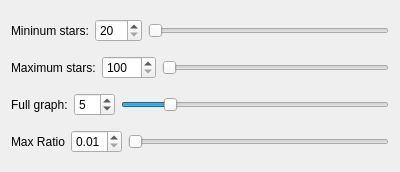
<?xml version="1.0" encoding="UTF-8"?>
<ui version="4.0">
 <class>StarRegister</class>
 <widget class="QWidget" name="StarRegister">
  <property name="geometry">
   <rect>
    <x>0</x>
    <y>0</y>
    <width>400</width>
    <height>172</height>
   </rect>
  </property>
  <property name="sizePolicy">
   <sizepolicy hsizetype="Minimum" vsizetype="Minimum">
    <horstretch>0</horstretch>
    <verstretch>0</verstretch>
   </sizepolicy>
  </property>
  <property name="windowTitle">
   <string>Frame</string>
  </property>
  <property name="title" stdset="0">
   <string>Exponential</string>
  </property>
  <property name="checkable" stdset="0">
   <bool>true</bool>
  </property>
  <layout class="QVBoxLayout" name="verticalLayout">
   <item>
    <layout class="QHBoxLayout" name="horizontalLayout_2">
     <item>
      <widget class="QLabel" name="label_3">
       <property name="text">
        <string>Mininum stars:</string>
       </property>
      </widget>
     </item>
     <item>
      <widget class="QDoubleSpinBox" name="minStars">
       <property name="decimals">
        <number>0</number>
       </property>
       <property name="minimum">
        <double>20.000000000000000</double>
       </property>
       <property name="maximum">
        <double>500.000000000000000</double>
       </property>
       <property name="singleStep">
        <double>1.000000000000000</double>
       </property>
       <property name="value">
        <double>20.000000000000000</double>
       </property>
      </widget>
     </item>
     <item>
      <widget class="QSlider" name="minStarsSlider">
       <property name="minimum">
        <number>20</number>
       </property>
       <property name="maximum">
        <number>500</number>
       </property>
       <property name="value">
        <number>20</number>
       </property>
       <property name="orientation">
        <enum>Qt::Horizontal</enum>
       </property>
      </widget>
     </item>
    </layout>
   </item>
   <item>
    <layout class="QHBoxLayout" name="horizontalLayout_3">
     <item>
      <widget class="QLabel" name="label_4">
       <property name="text">
        <string>Maximum stars:</string>
       </property>
      </widget>
     </item>
     <item>
      <widget class="QDoubleSpinBox" name="maxStars">
       <property name="decimals">
        <number>0</number>
       </property>
       <property name="minimum">
        <double>100.000000000000000</double>
       </property>
       <property name="maximum">
        <double>1000.000000000000000</double>
       </property>
       <property name="singleStep">
        <double>1.000000000000000</double>
       </property>
       <property name="value">
        <double>100.000000000000000</double>
       </property>
      </widget>
     </item>
     <item>
      <widget class="QSlider" name="maxStarsSlider">
       <property name="minimum">
        <number>100</number>
       </property>
       <property name="maximum">
        <number>1000</number>
       </property>
       <property name="value">
        <number>100</number>
       </property>
       <property name="orientation">
        <enum>Qt::Horizontal</enum>
       </property>
      </widget>
     </item>
    </layout>
   </item>
   <item>
    <layout class="QHBoxLayout" name="horizontalLayout_4">
     <item>
      <widget class="QLabel" name="label_5">
       <property name="text">
        <string>Full graph:</string>
       </property>
      </widget>
     </item>
     <item>
      <widget class="QDoubleSpinBox" name="fullGraph">
       <property name="decimals">
        <number>0</number>
       </property>
       <property name="minimum">
        <double>4.000000000000000</double>
       </property>
       <property name="maximum">
        <double>10.000000000000000</double>
       </property>
       <property name="singleStep">
        <double>1.000000000000000</double>
       </property>
       <property name="value">
        <double>5.000000000000000</double>
       </property>
      </widget>
     </item>
     <item>
      <widget class="QSlider" name="fullGraphSlider">
       <property name="minimum">
        <number>4</number>
       </property>
       <property name="maximum">
        <number>10</number>
       </property>
       <property name="value">
        <number>5</number>
       </property>
       <property name="orientation">
        <enum>Qt::Horizontal</enum>
       </property>
      </widget>
     </item>
    </layout>
   </item>
   <item>
    <layout class="QHBoxLayout" name="horizontalLayout_5">
     <item>
      <widget class="QLabel" name="label_6">
       <property name="text">
        <string>Max Ratio</string>
       </property>
      </widget>
     </item>
     <item>
      <widget class="QDoubleSpinBox" name="maxRatio">
       <property name="decimals">
        <number>2</number>
       </property>
       <property name="minimum">
        <double>0.010000000000000</double>
       </property>
       <property name="maximum">
        <double>0.500000000000000</double>
       </property>
       <property name="singleStep">
        <double>0.010000000000000</double>
       </property>
       <property name="value">
        <double>0.010000000000000</double>
       </property>
      </widget>
     </item>
     <item>
      <widget class="QSlider" name="maxRatioSlider">
       <property name="minimum">
        <number>1</number>
       </property>
       <property name="maximum">
        <number>50</number>
       </property>
       <property name="value">
        <number>1</number>
       </property>
       <property name="orientation">
        <enum>Qt::Horizontal</enum>
       </property>
      </widget>
     </item>
    </layout>
   </item>
  </layout>
 </widget>
 <resources/>
 <connections/>
</ui>
